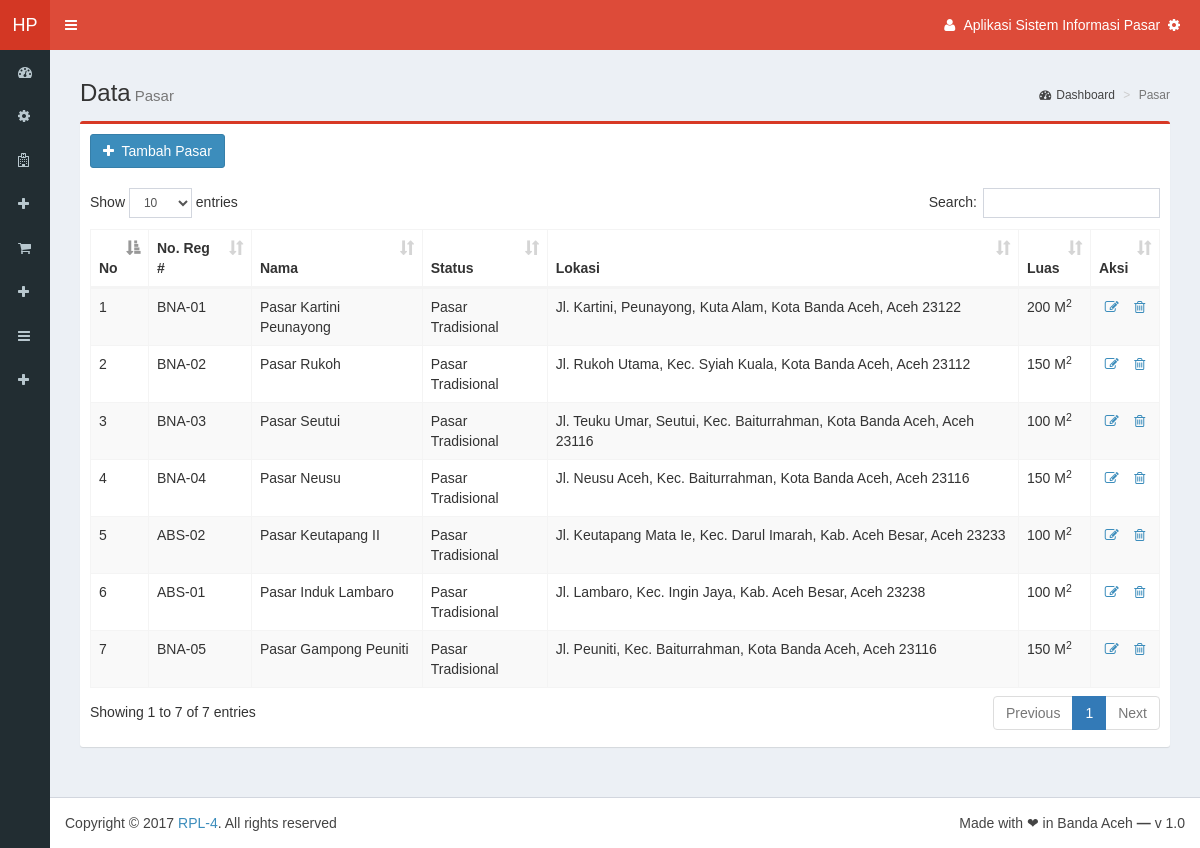
The app's page /Sources/admin/home-admin.php?page=form-view-data-pasar (signed in) with its own data.
### tables this page shows
CREATE TABLE `tb_config` (
  `id_app` varchar(1) NOT NULL,
  `nama_app` varchar(16) NOT NULL,
  `desc_app` varchar(64) NOT NULL,
  `alias_app` varchar(3) NOT NULL,
  `logo` varchar(255) NOT NULL,
  `url_app` varchar(64) NOT NULL,
  `anchor_app` varchar(64) NOT NULL
);

CREATE TABLE `tb_pasar` (
  `id_pasar` varchar(8) NOT NULL,
  `no_reg` varchar(32) NOT NULL,
  `nama` varchar(64) NOT NULL,
  `status` varchar(16) NOT NULL,
  `kelas` varchar(4) NOT NULL,
  `lokasi` varchar(256) NOT NULL,
  `tgl_berdiri` date NOT NULL,
  `luas` int(11) NOT NULL,
  `foto1` varchar(128) NOT NULL,
  `foto2` varchar(128) NOT NULL,
  `foto3` varchar(128) NOT NULL,
  `date_crt` date NOT NULL
);

### Sources/admin/pages/pasar/form-view-data-pasar.php (the view, shortened to what this page needs)
<section class="content-header">
    <h1>Data<small>Pasar</small></h1>
    <ol class="breadcrumb">
        <li><a href="home-admin.php"><i class="fa fa-dashboard"></i>Dashboard</a></li>
        <li class="active">Pasar</li>
    </ol>
</section>
<?php
	$tampilPas=mysql_query("SELECT * FROM tb_pasar");
?>
<section class="content">
    <div class="row">
        <div class="col-md-12">
			<div class="box box-primary">
				<div class="box-body">
					<a href="home-admin.php?page=form-master-data-pasar" type="button" class="btn btn-primary"><i class="fa fa-plus"></i>&nbsp; Tambah Pasar</a><br /><br />
					<table id="example1" class="table table-bordered table-striped">
						<thead>
							<tr>
								<th>No</th>
								<th>No. Reg #</th>
								<th>Nama</th>
								<th>Status</th>
								<th>Lokasi</th>
								<th>Luas</th>
								<th>Aksi</th>
							</tr>
						</thead>
						<tbody>
						<?php
							$no=0;
							while($pas=mysql_fetch_array($tampilPas)){
							$no++
						?>
							<tr>
								<td><?=$no?></td>
								<td><?php echo $pas['no_reg'];?></td>
								<td><?php echo $pas['nama'];?></td>
								<td>Pasar <?php echo $pas['status'];?></td>
								<td><?php echo $pas['lokasi'];?></td>
								<td><?=number_format($pas['luas'],0,",",".");?> M<sup>2</sup></td>
								<td class="tools" align="center"><a href="home-admin.php?page=form-edit-data-pasar&id_pasar=<?=$pas['id_pasar'];?>" title="edit"><i class="fa fa-edit"></i></a>&nbsp;&nbsp;&nbsp;&nbsp;<a href="home-admin.php?page=delete-data-pasar&id_pasar=<?php echo $pas['id_pasar'];?>" title="delete"><i class="fa fa-trash-o"></i></a></td>
							</tr>
						<?php
							}
						?>
						</tbody>
					</table>
				</div>
			</div>
        </div>
	</div>
</section>

### Sources/admin/home-admin.php (shortened to what this page needs)
<?php
	$App=mysql_query("SELECT * FROM tb_config WHERE id_app='1'");
	$set=mysql_fetch_array($App);
?>
<!DOCTYPE html>
<html>
<head>
	<link rel="stylesheet" href="bootstrap/css/bootstrap.min.css">
	<link rel="stylesheet" href="bootstrap/css/bootstrap.css">
	<link rel="stylesheet" href="dist/css/font-awesome.min.css">
	<link rel="stylesheet" href="dist/css/ionicons.min.css">
	<link rel="stylesheet" href="dist/css/AdminLTE.min.css">
	<link rel="stylesheet" href="dist/css/AdminLTE.css">
	<link rel="stylesheet" href="dist/css/skins/_all-skins.min.css">
	<link rel="stylesheet" href="plugins/iCheck/flat/blue.css">
	<link rel="stylesheet" href="plugins/iCheck/square/blue.css">
	<link rel="stylesheet" href="plugins/morris/morris.css">
	<link rel="stylesheet" href="plugins/jvectormap/jquery-jvectormap-1.2.2.css">
	<link rel="stylesheet" href="plugins/datepicker/bootstrap-datetimepicker.min.css">
	<link rel="stylesheet" href="plugins/bootstrap-wysihtml5/bootstrap3-wysihtml5.min.css">
	<link rel="stylesheet" href="plugins/datatables/dataTables.bootstrap.css">
	<link rel="stylesheet" href="plugins/select2/select2.min.css">
</head>
<body class="hold-transition skin-red fixed sidebar-collapse sidebar-mini">
<div class="wrapper">
	<header class="main-header">
		<a href="home-admin.php" class="logo"><span class="logo-mini"><?php echo $set['alias_app']?></span><span class="logo-lg"><?php echo $set['nama_app']?></span></a>
		<nav class="navbar navbar-static-top" role="navigation">
			<a href="#" class="sidebar-toggle" data-toggle="offcanvas" role="button"><span class="sr-only">Toggle navigation</span></a>
			<div class="navbar-custom-menu">
				<ul class="nav navbar-nav">
					<li class="dropdown user user-menu">
						<a href="#" class="dropdown-toggle" data-toggle="dropdown">
							<i class="fa fa-user"></i>
							<span class="hidden-xs"><?php echo $set['desc_app']?></span> &nbsp;<i class="fa fa-gear"></i>
						</a>
					</li>
				</ul>
			</div>
		</nav>
	</header>
	<aside class="main-sidebar">
		<section class="sidebar">
			<ul class="sidebar-menu">
				<li class="treeview"><a href="home-admin.php"><i class="fa fa-dashboard"></i> <span>Dashboard</span></i></a></li>
				<li class="treeview"><a href="home-admin.php?page=form-config-aplikasi"><i class="fa fa-gear"></i> <span>Pengaturan Aplikasi</span></i></a></li>
				<li class="treeview"><a href="home-admin.php?page=form-view-data-pasar"><i class="fa fa-hospital-o"></i> <span>Lihat Data Pasar</span></i></a></li>
				<li class="treeview"><a href="home-admin.php?page=form-master-data-pasar"><i class="fa fa-plus"></i> <span>Tambah Data Pasar</span></i></a></li>
				<li class="treeview"><a href="home-admin.php?page=form-view-data-produk"><i class="fa fa-shopping-cart"></i> <span>Lihat Data Produk</span></i></a></li>
				<li class="treeview"><a href="home-admin.php?page=form-master-data-produk"><i class="fa fa-plus"></i> <span>Tambah Data Produk</span></i></a></li>
				<li class="treeview"><a href="home-admin.php?page=form-view-data-kategori"><i class="fa fa-bars"></i> <span>Lihat Data Kategori</span></i></a></li>
				<li class="treeview"><a href="home-admin.php?page=form-master-data-kategori"><i class="fa fa-plus"></i> <span>Tambah Data Kategori</span></i></a></li>
			</ul>
		</section>
	</aside>
	<div class="content-wrapper">
		<section class="content">
			<?php
				$page = (isset($_GET['page']))? $_GET['page'] : "main";
				switch ($page) {
					case 'form-view-data-pasar': include "pages/pasar/form-view-data-pasar.php"; break;
				}
			?>
		</section>
	</div>
	<footer class="main-footer">
		<div class="pull-right hidden-xs">Made with ❤ in Banda Aceh<b> — </b> v 1.0</div>
		Copyright &copy; 2017 <a href="<?php echo $set['url_app']?>" target="_blank"><?php echo $set['anchor_app']?></a>. All rights reserved
	</footer>
</div>
</body>
</html>

### records on screen
tb_config: alias_app "HP", desc_app "Aplikasi Sistem Informasi Pasar", anchor_app "RPL-4"
tb_pasar: no_reg "BNA-01", nama "Pasar Kartini Peunayong", status "Tradisional", lokasi "Jl. Kartini, Peunayong, Kuta Alam, Kota Banda Aceh, Aceh 23122", luas "200"
tb_pasar: no_reg "BNA-02", nama "Pasar Rukoh", status "Tradisional", lokasi "Jl. Rukoh Utama, Kec. Syiah Kuala, Kota Banda Aceh, Aceh 23112", luas "150"
tb_pasar: no_reg "BNA-03", nama "Pasar Seutui", status "Tradisional", lokasi "Jl. Teuku Umar, Seutui, Kec. Baiturrahman, Kota Banda Aceh, Aceh 23116", luas "100"
tb_pasar: no_reg "BNA-04", nama "Pasar Neusu", status "Tradisional", lokasi "Jl. Neusu Aceh, Kec. Baiturrahman, Kota Banda Aceh, Aceh 23116", luas "150"
tb_pasar: no_reg "ABS-02", nama "Pasar Keutapang II", status "Tradisional", lokasi "Jl. Keutapang Mata Ie, Kec. Darul Imarah, Kab. Aceh Besar, Aceh 23233", luas "100"
tb_pasar: no_reg "ABS-01", nama "Pasar Induk Lambaro", status "Tradisional", lokasi "Jl. Lambaro, Kec. Ingin Jaya, Kab. Aceh Besar, Aceh 23238", luas "100"
tb_pasar: no_reg "BNA-05", nama "Pasar Gampong Peuniti", status "Tradisional", lokasi "Jl. Peuniti, Kec. Baiturrahman, Kota Banda Aceh, Aceh 23116", luas "150"
